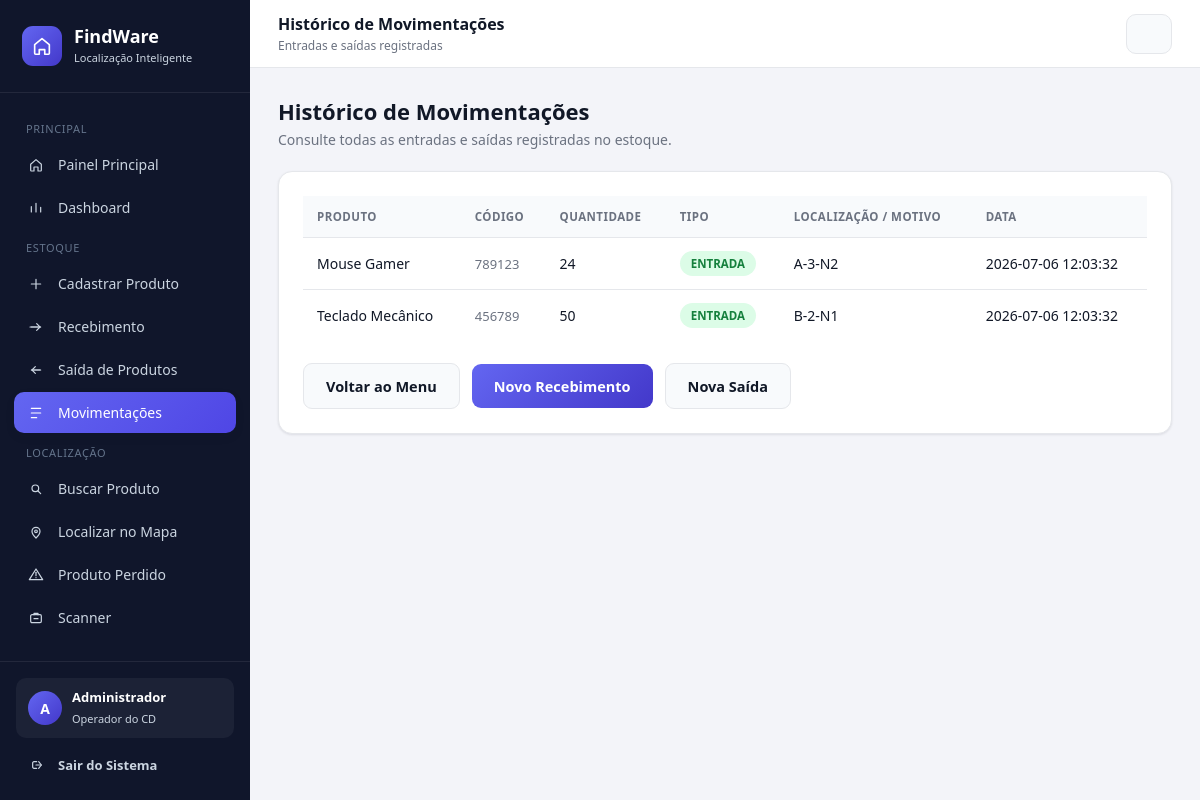
The page /movimentacoes/historico (signed in) on the database its author committed.
### tables this page shows
CREATE TABLE IF NOT EXISTS movimentacoes (
    id INT(11) NOT NULL AUTO_INCREMENT,
    codigo_barras VARCHAR(100) DEFAULT NULL,
    produto VARCHAR(100) DEFAULT NULL,
    quantidade INT(11) DEFAULT NULL,
    localizacao VARCHAR(100) DEFAULT NULL,
    tipo VARCHAR(20) DEFAULT NULL,
    data_movimentacao TIMESTAMP NOT NULL DEFAULT CURRENT_TIMESTAMP,
    PRIMARY KEY (id)
);

### app/Controllers/MovimentacaoController.php (called while the page is built, shortened)
<?php
require_once __DIR__ . '/../Models/Movimentacao.php';
class MovimentacaoController extends Controller
{
    public function historico(): void
    {
        $movimentacaoModel = new Movimentacao();
        $movimentacoes = $movimentacaoModel->todas();
        $this->view('movimentacoes/historico', compact('movimentacoes'));
    }
}

### public/index.php (called while the page is built, shortened)
<?php
require_once APP_PATH . '/helpers.php';
require_once APP_PATH . '/Core/Database.php';
require_once APP_PATH . '/Controllers/MovimentacaoController.php';
$router = new Router();
$router->despachar();

### config.php (called while the page is built)
<?php
return [
    'db_host' => '127.0.0.1',
    'db_name' => 'cd_system',
    'db_user' => 'root',
    'db_pass' => '',
];

### app/Core/Database.php (called while the page is built)
<?php
class Database
{
    private static ?PDO $instancia = null;
    public static function getConnection(): PDO
    {
        if (self::$instancia === null) {
            $config = require __DIR__ . '/../../config.php';
            $dsn = "mysql:host={$config['db_host']};dbname={$config['db_name']};charset=utf8mb4";
            try {
                self::$instancia = new PDO($dsn, $config['db_user'], $config['db_pass'], [
                    PDO::ATTR_ERRMODE => PDO::ERRMODE_EXCEPTION,
                    PDO::ATTR_DEFAULT_FETCH_MODE => PDO::FETCH_ASSOC,
                ]);
            } catch (PDOException $e) {
                die('Erro ao conectar ao banco de dados: ' . $e->getMessage());
            }
        }
        return self::$instancia;
    }
}

### app/Models/Movimentacao.php (called while the page is built, shortened)
<?php
class Movimentacao
{
    private PDO $pdo;
    public function __construct()
    {
        $this->pdo = Database::getConnection();
    }
    public function todas(): array
    {
        return $this->pdo->query('SELECT * FROM movimentacoes ORDER BY data_movimentacao DESC')->fetchAll();
    }
}

### app/helpers.php (called while the page is built, shortened)
<?php
function url(string $caminho = ''): string
{
    $caminho = ltrim($caminho, '/');
    return BASE_URL . '/' . $caminho;
}
function e($valor): string
{
    return htmlspecialchars((string) ($valor ?? ''), ENT_QUOTES, 'UTF-8');
}

### app/Views/movimentacoes/historico.php (the view)
<div class="page-header">
    <h2>Histórico de Movimentações</h2>
    <p>Consulte todas as entradas e saídas registradas no estoque.</p>
</div>
<div class="card">
    <div class="tabela-container">
        <table>
            <tr>
                <th>Produto</th>
                <th>Código</th>
                <th>Quantidade</th>
                <th>Tipo</th>
                <th>Localização / Motivo</th>
                <th>Data</th>
            </tr>
            <?php if (count($movimentacoes) > 0): ?>
                <?php foreach ($movimentacoes as $mov): ?>
                <tr>
                    <td><?= e($mov['produto']) ?></td>
                    <td style="color:var(--texto-suave); font-size:13px;"><?= e($mov['codigo_barras'] ?? '-') ?></td>
                    <td><?= (int) $mov['quantidade'] ?></td>
                    <td><span class="badge <?= strtolower($mov['tipo']) ?>"><?= e($mov['tipo']) ?></span></td>
                    <td><?= e($mov['localizacao']) ?></td>
                    <td><?= e($mov['data_movimentacao']) ?></td>
                </tr>
                <?php endforeach; ?>
            <?php else: ?>
                <tr><td colspan="6" class="vazio">Nenhuma movimentação registrada até o momento.</td></tr>
            <?php endif; ?>
        </table>
    </div>
    <div class="acoes">
        <a href="<?= url('menu') ?>" class="btn btn-secundario">Voltar ao Menu</a>
        <a href="<?= url('movimentacoes/recebimento') ?>" class="btn">Novo Recebimento</a>
        <a href="<?= url('movimentacoes/saida') ?>" class="btn btn-secundario">Nova Saída</a>
    </div>
</div>

### public/assets/css/style.css (style rules this page uses)
* { margin: 0; padding: 0; box-sizing: border-box; }
:root { --azul: #4f46e5; --azul-escuro: #4338ca; --azul-claro: #eef2ff; --sidebar-bg: #10162b; --sidebar-bg-hover: #1a2240; --sidebar-texto: #cbd5e1; --bg: #f3f4f9; --card: #ffffff; --card-secundario: #f8fafc; --borda: #e5e7eb; --texto: #111827; --texto-suave: #6b7280; --verde: #15803d; --verde-bg: #dcfce7; --vermelho: #b91c1c; --vermelho-bg: #fee2e2; --laranja: #b45309; --laranja-bg: #fef3c7; --sombra: 0 1px 2px rgba(16, 24, 40, .04), 0 1px 3px rgba(16, 24, 40, .06); --sombra-media: 0 4px 10px rgba(16, 24, 40, .08); --raio: 14px; }
body { font-family: 'Segoe UI', Roboto, 'Helvetica Neue', Arial, sans-serif; background: var(--bg); color: var(--texto); -webkit-font-smoothing: antialiased; }
a { color: inherit; }
.page-header { margin-bottom: 22px; }
.page-header h2 { font-size: 22px; font-weight: 700; }
.page-header p { color: var(--texto-suave); margin-top: 4px; font-size: 14px; }
.card { background: var(--card); border: 1px solid var(--borda); border-radius: var(--raio); padding: 24px; margin-bottom: 20px; box-shadow: var(--sombra); }
button, .btn { background: linear-gradient(135deg, #6366f1, var(--azul-escuro)); color: white; border: none; padding: 12px 22px; border-radius: 9px; cursor: pointer; font-weight: 600; font-size: 14.5px; text-decoration: none; display: inline-flex; align-items: center; justify-content: center; gap: 8px; transition: .15s; }
.btn-secundario { background: var(--card-secundario); color: var(--texto); border: 1px solid var(--borda); }
.acoes { display: flex; gap: 12px; align-items: center; margin-top: 22px; flex-wrap: wrap; }
.tabela-container { width: 100%; overflow-x: auto; }
table { width: 100%; border-collapse: collapse; background: var(--card); }
th { background: var(--card-secundario); color: var(--texto-suave); text-transform: uppercase; font-size: 11.5px; letter-spacing: .04em; padding: 13px 14px; text-align: left; border-bottom: 1px solid var(--borda); }
td { padding: 13px 14px; border-bottom: 1px solid var(--borda); font-size: 14px; }
tr:last-child td { border-bottom: none; }
.badge, .badge-estoque { display: inline-block; padding: 5px 11px; border-radius: 999px; font-size: 11.5px; font-weight: 700; }
.badge.entrada, .estoque-ok { background: var(--verde-bg); color: var(--verde); }

### rows shown on the page
movimentacoes: produto "Mouse Gamer", codigo_barras "789123", quantidade "24", tipo "ENTRADA", localizacao "A-3-N2", data_movimentacao "2026-07-06 12:03:32"
movimentacoes: produto "Teclado Mecânico", codigo_barras "456789", quantidade "50", tipo "ENTRADA", localizacao "B-2-N1", data_movimentacao "2026-07-06 12:03:32"

### other values the page prints
mb_substr(usuarioLogado() ?? 'U', 0, 1) "A"
usuarioLogado() "Administrador"
$tituloPagina "Histórico de Movimentações"
$subtituloPagina "Entradas e saídas registradas"
